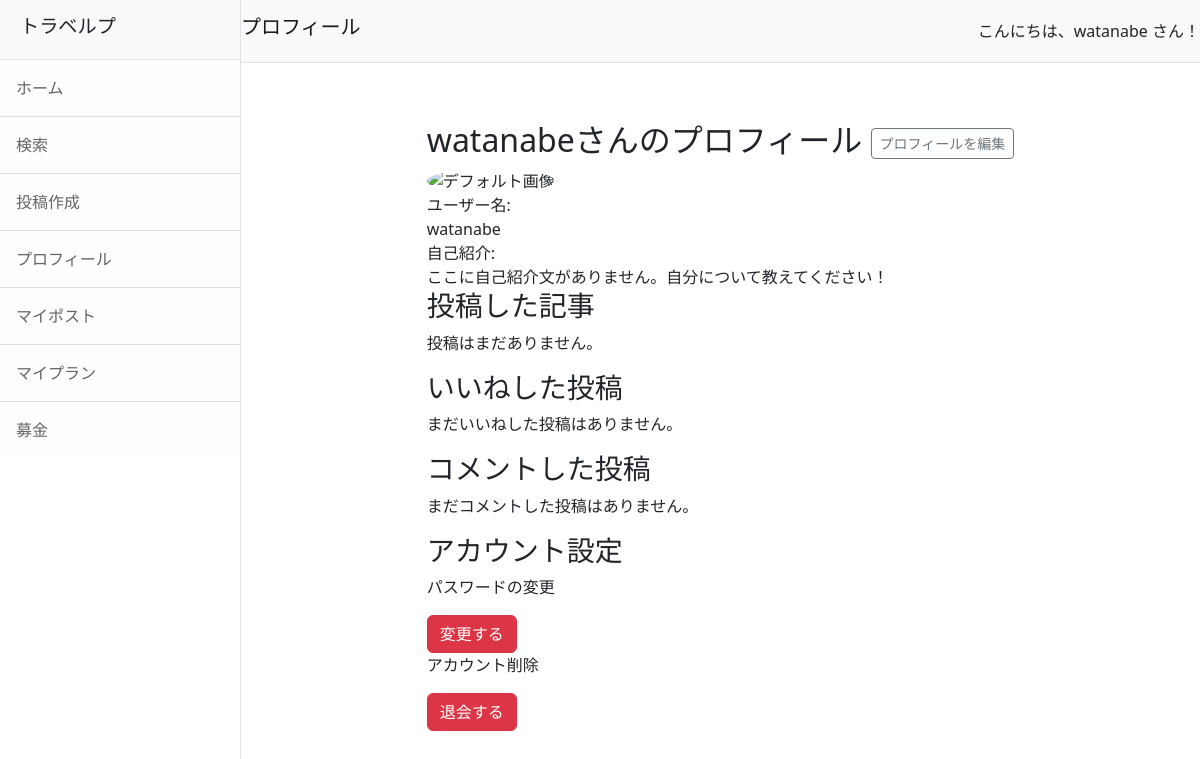
/myprofile (signed in), run on an earlier commit of the app's database.
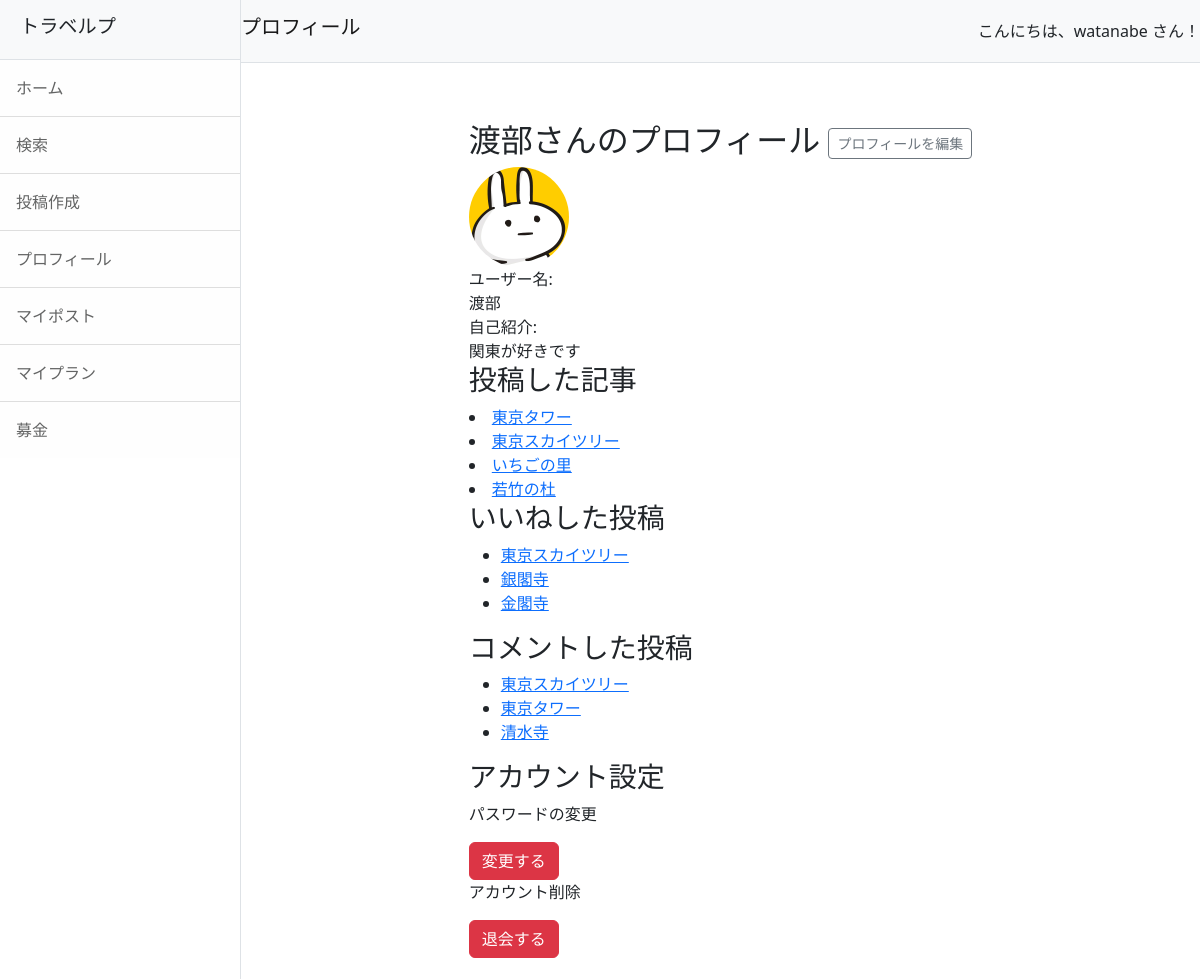
And on a later commit of the database.
### accounts/models.py (models this page shows, shortened)
class CustomUser(AbstractUser):
    pass
    nickname = models.CharField(max_length=150, blank=True, null=True)
    profile_image = models.ImageField(upload_to='profile_images/', null=True, blank=True)
    profile_description = models.TextField(null=True, blank=True)

### travelp/models.py (models this page shows, shortened)
class Post(models.Model):
    user = models.ForeignKey(CustomUser, on_delete=models.SET_NULL, null=True, blank=True)
    title = models.CharField(max_length=200)
    comment = models.TextField()
    created_at = models.DateTimeField(auto_now_add=True)
    caption = models.TextField(verbose_name='場所', blank=True)
    fundraising = models.BooleanField(default=False)
    latitude = models.DecimalField(max_digits=15, decimal_places=11, null=True, blank=True)  # 緯度
    longitude = models.DecimalField(max_digits=15, decimal_places=11, null=True, blank=True)  # 経度

### travelp/views.py (the view)
# urls.py: path('myprofile', views.MyProfileView.as_view(), name='myprofile'),
class MyProfileView(TemplateView):
    template_name = 'myprofile.html'
    def get_context_data(self, **kwargs):
        context = super().get_context_data(**kwargs)
        user = self.request.user  # ログインしているユーザー情報を取得
        context['user'] = user
        context['user_posts'] = Post.objects.filter(user=user)  # ユーザーが投稿した投稿
        context['liked_posts'] = Post.objects.filter(likes__user=user)  # ユーザーがイイネした投稿
        context['commented_posts'] = Post.objects.filter(comments__user=user)  # ユーザーがコメントした投稿
        return context

### travelp/templates/myprofile.html (shortened to what this page needs)
{% extends 'base.html' %}
{% block header %}プロフィール{% endblock %}
{% block content %}
<section class="container my-5">
    <div class="profile-container">
        <div class="profile-header">
            <h2>
                {% if user.nickname %}
                    {{ user.nickname }}さんのプロフィール
                {% else %}
                    {{ user.username }}さんのプロフィール
                {% endif %}
                {% if request.user == user %}
                <a href="{% url 'travelp:edit_profile' user.pk %}" class="btn btn-sm btn-outline-secondary">プロフィールを編集</a>
                {% endif %}
            </h2>
        </div>
        <div class="profile-info">
            <div class="icon">
                {% if user.profile_image %}
                    <img src="{{ user.profile_image.url }}" alt="プロフィール画像">
                {% else %}
                    <img src="business60.jpg" alt="デフォルト画像">
                {% endif %}
            </div>
            <div class="details">
                <div>
                    <div class="label">ユーザー名:</div>
                    <div class="content">
                        {% if user.nickname %}
                            {{ user.nickname }}
                        {% else %}
                            {{ user.username }}
                        {% endif %}
                    </div>
                </div>
                <div>
                    <div class="label">自己紹介:</div>
                    <div class="content">{{ user.profile_description|default:"ここに自己紹介文がありません。自分について教えてください！" }}</div>
                </div>
            </div>
        </div>
        <h3>投稿した記事</h3>
        {% for post in user_posts %}
          <div class="post">
            <li><a href="{% url 'travelp:post_detail' pk=post.pk %}">{{ post.title }}</a></li>
          </div>
        {% empty %}
          <p>投稿はまだありません。</p>
        {% endfor %}
        {% if request.user == user %}
        <div class="liked-posts">
            <h3>いいねした投稿</h3>
            {% if liked_posts %}
                <ul>
                    {% for post in liked_posts %}
                        <li><a href="{% url 'travelp:post_detail' pk=post.pk %}">{{ post.title }}</a></li>
                    {% endfor %}
                </ul>
            {% else %}
                <p>まだいいねした投稿はありません。</p>
            {% endif %}
        </div>
        <div class="commented-posts">
            <h3>コメントした投稿</h3>
            {% if commented_posts %}
                <ul>
                    {% for post in commented_posts %}
                        <li><a href="{% url 'travelp:post_detail' pk=post.pk %}">{{ post.title }}</a></li>
                    {% endfor %}
                </ul>
            {% else %}
                <p>まだコメントした投稿はありません。</p>
            {% endif %}
        </div>
        <div class="mb-3">
            <h3>アカウント設定</h3>
            <div class="password-change">
                <p>パスワードの変更</p>
                <a href="{% url 'accounts:password_change' %}" class="btn btn-danger">変更する</a>
            </div>
            <p>アカウント削除</p>
            <a href="{% url 'accounts:delete_account' %}" class="btn btn-danger">退会する</a>
        </div>
        {% endif %}
    </div>
</section>
{% endblock %}

### travelp/templates/base.html (shortened to what this page needs)
{% load static %}
<!DOCTYPE html>
<html lang="ja">
    <head>
        <link href="{% static 'css/styles.css' %}" rel="stylesheet" />
        <link rel="stylesheet" href="https://unpkg.com/leaflet@1.7.1/dist/leaflet.css" />
    </head>
    <body class="{% if request.user.is_staff %} dark-mode {% endif %}">
        <div class="d-flex" id="wrapper">
            <div class="border-end bg-white" id="sidebar-wrapper">
                <div class="sidebar-heading border-bottom bg-light">
                    <h1 class="navbar-brand">トラベルプ</h1>
                </div>
                <div class="list-group list-group-flush">
                    <a class="list-group-item list-group-item-action list-group-item-light p-3" href="{% url 'travelp:index' %}">ホーム</a>
                    <a class="list-group-item list-group-item-action list-group-item-light p-3" href="{% url 'travelp:search' %}">検索</a>
                    <a class="list-group-item list-group-item-action list-group-item-light p-3" href="{% url 'travelp:post' %}">投稿作成</a>
                    {% if request.user.is_authenticated %}
                        <a class="list-group-item list-group-item-action list-group-item-light p-3" href="{% url 'travelp:myprofile' %}">プロフィール</a>
                        <a class="list-group-item list-group-item-action list-group-item-light p-3" href="{% url 'travelp:mypost' %}">マイポスト</a>
                        <a class="list-group-item list-group-item-action list-group-item-light p-3" href="{% url 'travelp:myplan' %}">マイプラン</a>
                        <a class="list-group-item list-group-item-action list-group-item-light p-3" href="{% url 'travelp:fundraising_list' %}">募金</a>
                    {% endif %}
                </div>
            </div>
            <div id="page-content-wrapper">
                <nav class="navbar navbar-expand-lg navbar-light bg-light border-bottom d-flex justify-content-between">
                    <h1 class="navbar-brand">{% block header %}ホーム{% endblock %}</h1>
                    {% if request.user.is_authenticated %}
                        <div class="text-end">
                            こんにちは、{{ request.user.username }} さん！
                        </div>
                    {% endif %}
                </nav>
                <div class="container-fluid">
                    {% block content %}{% endblock %}
                    <div class="d-flex justify-content-center mt-5">
                    </div>
                </div>
            </div>
        </div>
    </body>
</html>

What changed in the data, as far as the page shows it:
changed CustomUser "watanabe": nickname (not shown) → "渡部"; profile_image: picture added; profile_description "ここに自己紹介文がありません。自分について教えてください！" → "関東が好きです"; username "watanabe" → (not shown)
added Post: title "東京タワー"
added Post: title "東京スカイツリー"
added Post: title "いちごの里", shown under "投稿した記事"
added Post: title "若竹の杜", shown under "投稿した記事"
added Post: title "銀閣寺", shown under "いいねした投稿"
added Post: title "金閣寺", shown under "いいねした投稿"
added Post: title "清水寺", shown under "コメントした投稿"
Also different on the page:
text no longer shown: "投稿はまだありません。 まだいいねした投稿はありません。 まだコメントした投稿はありません。"
